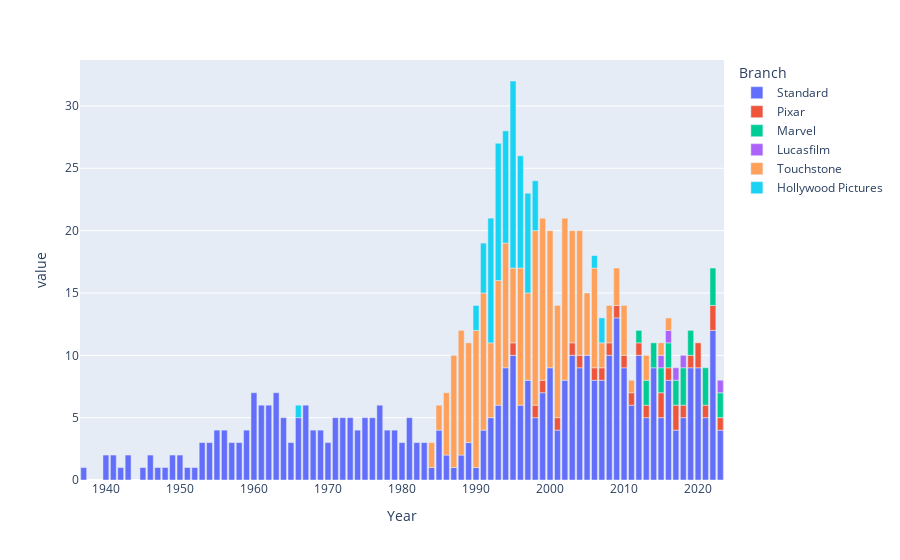

Notebook cell for this chart:
### Code cell
fig = px.bar(branch_by_year)
fig.show()

### Figure 1 — Plotly figure (JSON) as saved in the notebook; plotly's stock layout.template omitted (floating-point values rounded to 4 significant figures)
{"data": [{"alignmentgroup": "True", "hovertemplate": "Branch=Standard<br>Year=%{x}<br>value=%{y}<extra></extra>", "legendgroup": "Standard", "marker": {"color": "#636efa", "pattern": {"shape": ""}}, "name": "Standard", "offsetgroup": "Standard", "orientation": "v", "showlegend": true, "textposition": "auto", "type": "bar", "x": [1937, 1940, 1941, 1942, 1943, 1945, 1946, 1947, 1948, 1949, 1950, 1951, 1952, 1953, 1954, 1955, 1956, 1957, 1958, 1959, 1960, 1961, 1962, 1963, 1964, 1965, 1966, 1967, 1968, 1969, 1970, 1971, 1972, 1973, 1974, 1975, 1976, 1977, 1978, 1979, 1980, 1981, 1982, 1983, 1984, 1985, 1986, 1987, 1988, 1989, 1990, 1991, 1992, 1993, 1994, 1995, 1996, 1997, 1998, 1999, 2000, 2001, 2002, 2003, 2004, 2005, 2006, 2007, 2008, 2009, 2010, 2011, 2012, 2013, 2014, 2015, 2016, 2017, 2018, 2019, 2020, 2021, 2022, 2023], "xaxis": "x", "y": [1, 2, 2, 1, 2, 1, 2, 1, 1, 2, 2, 1, 1, 3, 3, 4, 4, 3, 3, 4, 7, 6, 6, 7, 5, 3, 5, 6, 4, 4, 3, 5, 5, 5, 4, 5, 5, 6, 4, 4, 3, 5, 3, 3, 1, 4, 2, 1, 2, 3, 1, 4, 5, 6, 9, 10, 6, 8, 5, 7, 9, 4, 8, 10, 9, 10, 8, 8, 10, 13, 9, 6, 10, 5, 9, 5, 8, 4, 5, 9, 9, 5, 12, 4], "yaxis": "y"}, {"alignmentgroup": "True", "hovertemplate": "Branch=Pixar<br>Year=%{x}<br>value=%{y}<extra></extra>", "legendgroup": "Pixar", "marker": {"color": "#EF553B", "pattern": {"shape": ""}}, "name": "Pixar", "offsetgroup": "Pixar", "orientation": "v", "showlegend": true, "textposition": "auto", "type": "bar", "x": [1937, 1940, 1941, 1942, 1943, 1945, 1946, 1947, 1948, 1949, 1950, 1951, 1952, 1953, 1954, 1955, 1956, 1957, 1958, 1959, 1960, 1961, 1962, 1963, 1964, 1965, 1966, 1967, 1968, 1969, 1970, 1971, 1972, 1973, 1974, 1975, 1976, 1977, 1978, 1979, 1980, 1981, 1982, 1983, 1984, 1985, 1986, 1987, 1988, 1989, 1990, 1991, 1992, 1993, 1994, 1995, 1996, 1997, 1998, 1999, 2000, 2001, 2002, 2003, 2004, 2005, 2006, 2007, 2008, 2009, 2010, 2011, 2012, 2013, 2014, 2015, 2016, 2017, 2018, 2019, 2020, 2021, 2022, 2023], "xaxis": "x", "y": [null, null, null, null, null, null, null, null, null, null, null, null, null, null, null, null, null, null, null, null, null, null, null, null, null, null, null, null, null, null, null, null, null, null, null, null, null, null, null, null, null, null, null, null, null, null, null, null, null, null, null, null, null, null, null, 1, null, null, 1, 1, null, 1, null, 1, 1, null, 1, 1, 1, 1, 1, 1, 1, 1, null, 2, 1, 2, 1, 1, 2, 1, 2, 1], "yaxis": "y"}, {"alignmentgroup": "True", "hovertemplate": "Branch=Marvel<br>Year=%{x}<br>value=%{y}<extra></extra>", "legendgroup": "Marvel", "marker": {"color": "#00cc96", "pattern": {"shape": ""}}, "name": "Marvel", "offsetgroup": "Marvel", "orientation": "v", "showlegend": true, "textposition": "auto", "type": "bar", "x": [1937, 1940, 1941, 1942, 1943, 1945, 1946, 1947, 1948, 1949, 1950, 1951, 1952, 1953, 1954, 1955, 1956, 1957, 1958, 1959, 1960, 1961, 1962, 1963, 1964, 1965, 1966, 1967, 1968, 1969, 1970, 1971, 1972, 1973, 1974, 1975, 1976, 1977, 1978, 1979, 1980, 1981, 1982, 1983, 1984, 1985, 1986, 1987, 1988, 1989, 1990, 1991, 1992, 1993, 1994, 1995, 1996, 1997, 1998, 1999, 2000, 2001, 2002, 2003, 2004, 2005, 2006, 2007, 2008, 2009, 2010, 2011, 2012, 2013, 2014, 2015, 2016, 2017, 2018, 2019, 2020, 2021, 2022, 2023], "xaxis": "x", "y": [null, null, null, null, null, null, null, null, null, null, null, null, null, null, null, null, null, null, null, null, null, null, null, null, null, null, null, null, null, null, null, null, null, null, null, null, null, null, null, null, null, null, null, null, null, null, null, null, null, null, null, null, null, null, null, null, null, null, null, null, null, null, null, null, null, null, null, null, null, null, null, null, 1, 2, 2, 2, 2, 2, 3, 2, null, 3, 3, 2], "yaxis": "y"}, {"alignmentgroup": "True", "hovertemplate": "Branch=Lucasfilm<br>Year=%{x}<br>value=%{y}<extra></extra>", "legendgroup": "Lucasfilm", "marker": {"color": "#ab63fa", "pattern": {"shape": ""}}, "name": "Lucasfilm", "offsetgroup": "Lucasfilm", "orientation": "v", "showlegend": true, "textposition": "auto", "type": "bar", "x": [1937, 1940, 1941, 1942, 1943, 1945, 1946, 1947, 1948, 1949, 1950, 1951, 1952, 1953, 1954, 1955, 1956, 1957, 1958, 1959, 1960, 1961, 1962, 1963, 1964, 1965, 1966, 1967, 1968, 1969, 1970, 1971, 1972, 1973, 1974, 1975, 1976, 1977, 1978, 1979, 1980, 1981, 1982, 1983, 1984, 1985, 1986, 1987, 1988, 1989, 1990, 1991, 1992, 1993, 1994, 1995, 1996, 1997, 1998, 1999, 2000, 2001, 2002, 2003, 2004, 2005, 2006, 2007, 2008, 2009, 2010, 2011, 2012, 2013, 2014, 2015, 2016, 2017, 2018, 2019, 2020, 2021, 2022, 2023], "xaxis": "x", "y": [null, null, null, null, null, null, null, null, null, null, null, null, null, null, null, null, null, null, null, null, null, null, null, null, null, null, null, null, null, null, null, null, null, null, null, null, null, null, null, null, null, null, null, null, null, null, null, null, null, null, null, null, null, null, null, null, null, null, null, null, null, null, null, null, null, null, null, null, null, null, null, null, null, null, null, 1, 1, 1, 1, null, null, null, null, 1], "yaxis": "y"}, {"alignmentgroup": "True", "hovertemplate": "Branch=Touchstone<br>Year=%{x}<br>value=%{y}<extra></extra>", "legendgroup": "Touchstone", "marker": {"color": "#FFA15A", "pattern": {"shape": ""}}, "name": "Touchstone", "offsetgroup": "Touchstone", "orientation": "v", "showlegend": true, "textposition": "auto", "type": "bar", "x": [1937, 1940, 1941, 1942, 1943, 1945, 1946, 1947, 1948, 1949, 1950, 1951, 1952, 1953, 1954, 1955, 1956, 1957, 1958, 1959, 1960, 1961, 1962, 1963, 1964, 1965, 1966, 1967, 1968, 1969, 1970, 1971, 1972, 1973, 1974, 1975, 1976, 1977, 1978, 1979, 1980, 1981, 1982, 1983, 1984, 1985, 1986, 1987, 1988, 1989, 1990, 1991, 1992, 1993, 1994, 1995, 1996, 1997, 1998, 1999, 2000, 2001, 2002, 2003, 2004, 2005, 2006, 2007, 2008, 2009, 2010, 2011, 2012, 2013, 2014, 2015, 2016, 2017, 2018, 2019, 2020, 2021, 2022, 2023], "xaxis": "x", "y": [null, null, null, null, null, null, null, null, null, null, null, null, null, null, null, null, null, null, null, null, null, null, null, null, null, null, null, null, null, null, null, null, null, null, null, null, null, null, null, null, null, null, null, null, 2, 2, 5, 9, 10, 8, 11, 11, 6, 10, 10, 6, 11, 7, 14, 13, 11, 9, 13, 9, 10, 5, 8, 2, 3, 3, 4, 1, null, 2, null, 1, 1, null, null, null, null, null, null, null], "yaxis": "y"}, {"alignmentgroup": "True", "hovertemplate": "Branch=Hollywood Pictures<br>Year=%{x}<br>value=%{y}<extra></extra>", "legendgroup": "Hollywood Pictures", "marker": {"color": "#19d3f3", "pattern": {"shape": ""}}, "name": "Hollywood Pictures", "offsetgroup": "Hollywood Pictures", "orientation": "v", "showlegend": true, "textposition": "auto", "type": "bar", "x": [1937, 1940, 1941, 1942, 1943, 1945, 1946, 1947, 1948, 1949, 1950, 1951, 1952, 1953, 1954, 1955, 1956, 1957, 1958, 1959, 1960, 1961, 1962, 1963, 1964, 1965, 1966, 1967, 1968, 1969, 1970, 1971, 1972, 1973, 1974, 1975, 1976, 1977, 1978, 1979, 1980, 1981, 1982, 1983, 1984, 1985, 1986, 1987, 1988, 1989, 1990, 1991, 1992, 1993, 1994, 1995, 1996, 1997, 1998, 1999, 2000, 2001, 2002, 2003, 2004, 2005, 2006, 2007, 2008, 2009, 2010, 2011, 2012, 2013, 2014, 2015, 2016, 2017, 2018, 2019, 2020, 2021, 2022, 2023], "xaxis": "x", "y": [null, null, null, null, null, null, null, null, null, null, null, null, null, null, null, null, null, null, null, null, null, null, null, null, null, null, 1, null, null, null, null, null, null, null, null, null, null, null, null, null, null, null, null, null, null, null, null, null, null, null, 2, 4, 10, 11, 9, 15, 9, 8, 4, null, null, null, null, null, null, null, 1, 2, null, null, null, null, null, null, null, null, null, null, null, null, null, null, null, null], "yaxis": "y"}], "layout": {"barmode": "relative", "legend": {"title": {"text": "Branch"}, "tracegroupgap": 0}, "margin": {"t": 60}, "xaxis": {"anchor": "y", "domain": [0, 1], "title": {"text": "Year"}}, "yaxis": {"anchor": "x", "domain": [0, 1], "title": {"text": "value"}}}}
